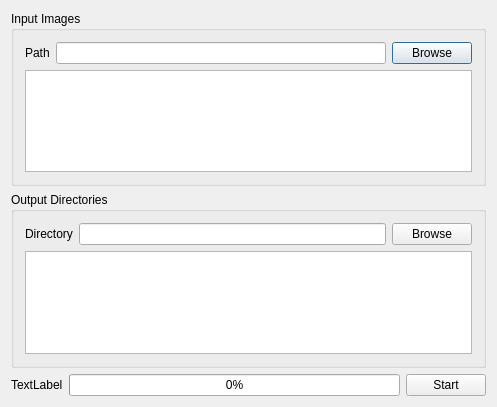
<?xml version="1.0" encoding="UTF-8"?>
<ui version="4.0">
 <class>GeoDialog</class>
 <widget class="QDialog" name="GeoDialog">
  <property name="geometry">
   <rect>
    <x>0</x>
    <y>0</y>
    <width>497</width>
    <height>407</height>
   </rect>
  </property>
  <property name="windowTitle">
   <string>MainDialog</string>
  </property>
  <property name="styleSheet">
   <string notr="true"/>
  </property>
  <layout class="QVBoxLayout" name="verticalLayout_3">
   <item>
    <widget class="QGroupBox" name="groupBox">
     <property name="title">
      <string>Input Images</string>
     </property>
     <layout class="QVBoxLayout" name="verticalLayout">
      <item>
       <layout class="QHBoxLayout" name="horizontalLayout">
        <item>
         <widget class="QLabel" name="label">
          <property name="text">
           <string>Path</string>
          </property>
         </widget>
        </item>
        <item>
         <widget class="QLineEdit" name="lineEditInput">
          <property name="readOnly">
           <bool>true</bool>
          </property>
         </widget>
        </item>
        <item>
         <widget class="QPushButton" name="pushButtonInputBrowse">
          <property name="text">
           <string>Browse</string>
          </property>
         </widget>
        </item>
       </layout>
      </item>
      <item>
       <widget class="QListView" name="listViewInput">
        <property name="verticalScrollMode">
         <enum>QAbstractItemView::ScrollPerPixel</enum>
        </property>
       </widget>
      </item>
     </layout>
    </widget>
   </item>
   <item>
    <widget class="QGroupBox" name="groupBox_2">
     <property name="title">
      <string>Output Directories</string>
     </property>
     <layout class="QVBoxLayout" name="verticalLayout_2">
      <item>
       <layout class="QHBoxLayout" name="horizontalLayout_2">
        <item>
         <widget class="QLabel" name="label_2">
          <property name="text">
           <string>Directory</string>
          </property>
         </widget>
        </item>
        <item>
         <widget class="QLineEdit" name="lineEditOutput"/>
        </item>
        <item>
         <widget class="QPushButton" name="pushButtonOutputBrowse">
          <property name="text">
           <string>Browse</string>
          </property>
         </widget>
        </item>
       </layout>
      </item>
      <item>
       <widget class="QListView" name="listViewOutput"/>
      </item>
     </layout>
    </widget>
   </item>
   <item>
    <layout class="QHBoxLayout" name="horizontalLayout_3">
     <item>
      <widget class="QLabel" name="labelProgress">
       <property name="text">
        <string>TextLabel</string>
       </property>
      </widget>
     </item>
     <item>
      <widget class="QProgressBar" name="progressBar">
       <property name="minimum">
        <number>0</number>
       </property>
       <property name="maximum">
        <number>100</number>
       </property>
       <property name="value">
        <number>0</number>
       </property>
      </widget>
     </item>
     <item>
      <widget class="QPushButton" name="pushButtonStart">
       <property name="text">
        <string>Start</string>
       </property>
      </widget>
     </item>
    </layout>
   </item>
  </layout>
 </widget>
 <layoutdefault spacing="6" margin="11"/>
 <resources/>
 <connections/>
</ui>
